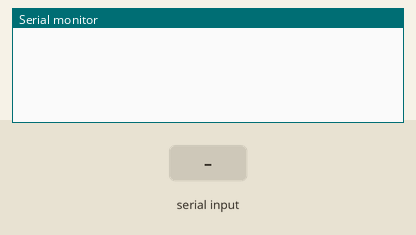
Simulated run of this sketch. Board: Arduino Uno, built for the host (arithmetic inside an expression is 32-bit, double 64-bit). Shown: the last lines printed to the serial monitor. Inputs (shaded band) come from the test bench.

Above: at 1.2 s.
1.3 s: "1" received over the second serial link
At 2.0 s:
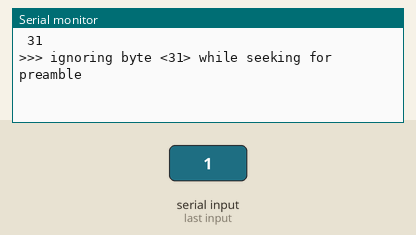
2.8 s: "0" received over the second serial link
At 3.1 s:
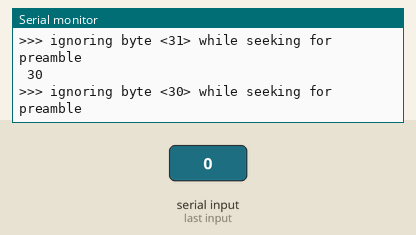
4.3 s: "2" received over the second serial link
At 5.5 s:
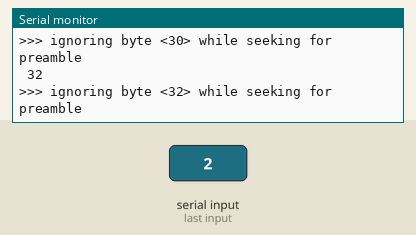

The sketch:

BlucinoReceive2.ino
```cpp
//===================================================================================================
// BlucinoReceive2.ino
//
//    augmented receiver for mesh UART commands with some whistles
//    means: add tracing; initialicing trace(2) with level 2 shows details of
// .  traces inside of Blucino lib. To shut this off initialize with trace(0) in line 15
//
// Important note:
//    To run this program the 'Serial Monitor' window must be closed during upload. After
//    completed upload the 'Serial Monitor' can be opened in Tools>Serial Monitor menu item.
//
// Resource usage:
//    Sketch uses 9196 bytes (14%) of program storage space
//    Global variables use 2260 bytes (27%) of dynamic memory
//===================================================================================================

#include "blucino.h"

    Blucino::Trace trace(3);      // add trace instance for augmentation of mesh instance
    Blucino::Mesh mesh;           // augmentation of Mesh instance creation with traceing

    void setup()                  // with tracing Serial init is no more required
    {
        mesh.init();              // plain Blucino init (no event callback provided)
    }

    void loop()
    {
        Blucino::Command cmd = mesh.receive();
        if ( cmd )
        {
            trace.print(1,"message <");  trace.print(1,cmd);
            trace.println(1,"> received");
            delay(1000);          // delay 1000 ms
        }
    }
```

Measured:
- after the input at 1.3 s, the serial monitor: prints a new line at once (image 1)
- after the input at 2.8 s, the serial monitor: prints a new line at once (image 2)
- after the input at 4.3 s, the serial monitor: prints a new line at once (image 3)
